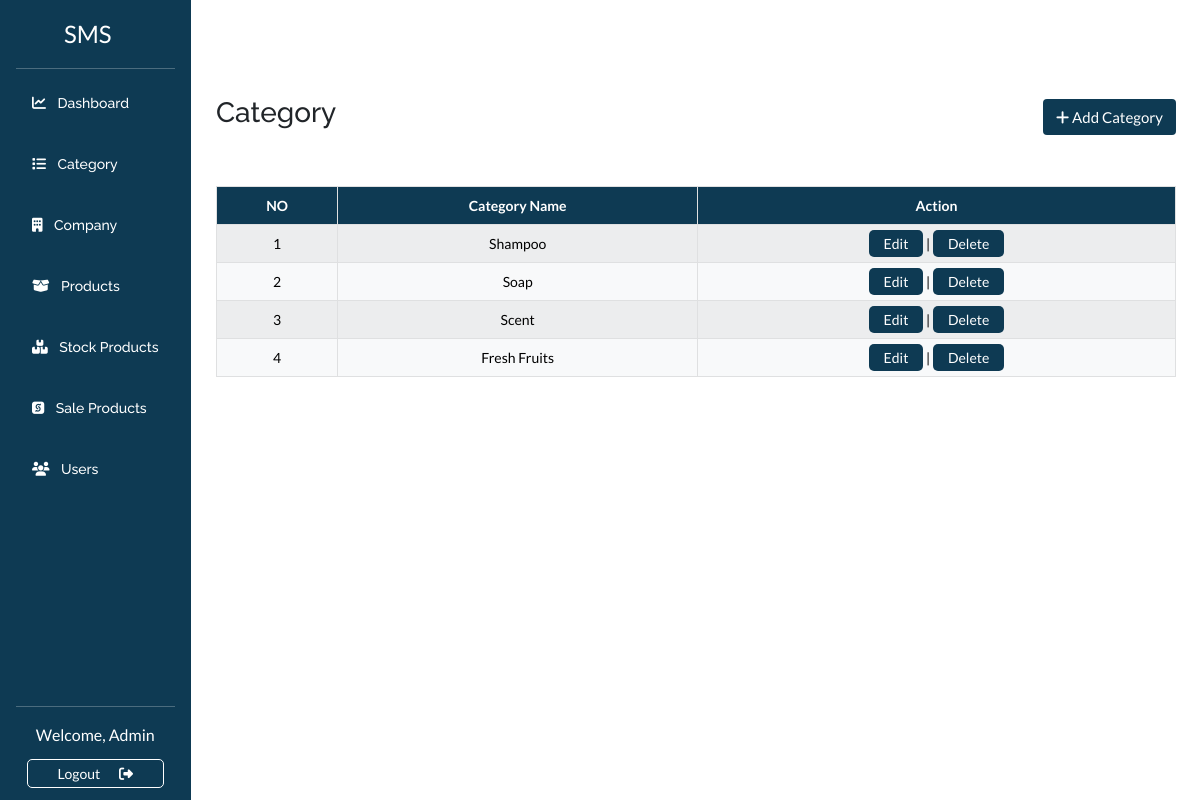
Screenshot of /category.php (signed in) with the database file from the repository.
### tables this page shows
CREATE TABLE `category_info` (
  `id` int(11) NOT NULL,
  `category_name` varchar(30) NOT NULL
);

### category.php (the view, shortened to what this page needs)
<?php
include("includes/connection.php");
include "includes/header.php";
?>
<div id="main_content">
    <div class="row">
        <div class="col-2 pe-0">
            <?php
              include "includes/menu.php";
            ?>
        </div>
        <div class="col-10 pt-5 ps-0 mt-5">
            <main>
            <div class="container">
            <div class="d-flex justify-content-between align-items-center mb-5">
              <h3>Category</h3>
              <button type="button" class="btn myBtn" data-bs-toggle="modal" data-bs-target="#exampleModal">
                <i class="fa-solid fa-plus"></i>
                Add Category
              </button>
            </div>
              <?php
                $query = "SELECT * FROM category_info";
                $data = mysqli_query($conn, $query);
              ?>
              <table id="category_table" class="table table-light table-striped table-bordered rounded text-center table-hover ">
                <thead>
                    <tr>
                      <th>NO</th>
                      <th>Category Name</th>
                      <th>Action</th>
                    </tr>
                </thead>
                <tbody>
                    <?php
                    $i=1;
                    while ($row = mysqli_fetch_assoc($data)) { ?>
                        <tr>
                            <td class="category_id">
                                <?php echo $i++ ?>
                            </td>
                            <td class="text-capitalize">
                                <?php echo $row['category_name'] ?>
                            </td>
                            <?php echo "<td>
                                            <a href=\"#\" class=\"actionBtn edit_category\" data-bs-toggle=\"modal\"  >Edit</a> |
			                                <a href=\"category_function.php?id=$row[id]\" class=\"actionBtn\" onClick=\"return confirm('Are you sure you want to delete?')\">Delete</a>
                                        </td>"
                                ?>
                        </tr>
                    <?php } ?>
                </tbody>
              </table>
            </main>
        </div>
    </div>
</div>
<?php
include "includes/footer.php";
?>

### css/style.css (style rules this page uses)
:root { --white: #ffffff; --black: #000000; --primary: #0e3a53; --bg-color: #f4f4f4; --heading-font: "Raleway", sans-serif; --primary-font: "Lato", sans-serif; --input-bg: rgba(212, 211, 211, 0.44); }
* { margin: 0; padding: 0; box-sizing: border-box; }
body { width: 100vw; height: 100vh; overflow-x: hidden; font-size: 14px; font-family: "Lato", sans-serif; }
h1, h2, h3, h4, h5, h6 { font-family: var(--heading-font); }
p, a { font-family: var(--primary-font); }
.myBtn { font-size: 15px !important; color: var(--white); background-color: var(--primary); }
a.actionBtn { background-color: var(--primary); color: var(--white); padding: 5px 15px; border-radius: 5px; font-size: 14px; text-decoration: none; }
th { color: var(--white); background-color: var(--primary) !important; }

### rows the page displays
category_info: category_name "Shampoo"
category_info: category_name "Soap"
category_info: category_name "Scent"
category_info: category_name "Fresh Fruits"

### other values shown
$_SESSION[username] "Admin"
